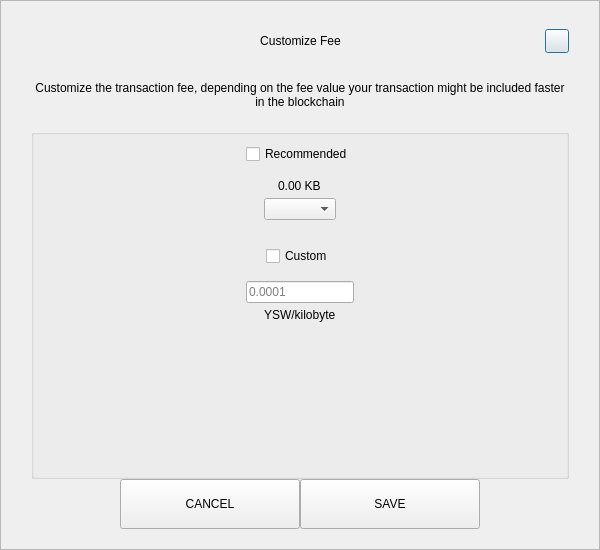
<?xml version="1.0" encoding="UTF-8"?>
<ui version="4.0">
 <class>SendCustomFeeDialog</class>
 <widget class="QDialog" name="SendCustomFeeDialog">
  <property name="geometry">
   <rect>
    <x>0</x>
    <y>0</y>
    <width>600</width>
    <height>550</height>
   </rect>
  </property>
  <property name="windowTitle">
   <string>Form</string>
  </property>
  <layout class="QVBoxLayout" name="verticalLayout_3">
   <property name="spacing">
    <number>0</number>
   </property>
   <property name="leftMargin">
    <number>0</number>
   </property>
   <property name="topMargin">
    <number>0</number>
   </property>
   <property name="rightMargin">
    <number>0</number>
   </property>
   <property name="bottomMargin">
    <number>0</number>
   </property>
   <item>
    <widget class="QFrame" name="frame">
     <property name="styleSheet">
      <string notr="true"/>
     </property>
     <property name="frameShape">
      <enum>QFrame::StyledPanel</enum>
     </property>
     <property name="frameShadow">
      <enum>QFrame::Raised</enum>
     </property>
     <layout class="QVBoxLayout" name="verticalLayout_2">
      <property name="spacing">
       <number>0</number>
      </property>
      <property name="leftMargin">
       <number>30</number>
      </property>
      <property name="topMargin">
       <number>20</number>
      </property>
      <property name="rightMargin">
       <number>30</number>
      </property>
      <property name="bottomMargin">
       <number>20</number>
      </property>
      <item>
       <layout class="QHBoxLayout" name="horizontalLayout_3">
        <property name="spacing">
         <number>0</number>
        </property>
        <item>
         <spacer name="horizontalSpacer_21">
          <property name="orientation">
           <enum>Qt::Horizontal</enum>
          </property>
          <property name="sizeHint" stdset="0">
           <size>
            <width>40</width>
            <height>20</height>
           </size>
          </property>
         </spacer>
        </item>
        <item>
         <widget class="QLabel" name="labelTitle">
          <property name="minimumSize">
           <size>
            <width>0</width>
            <height>40</height>
           </size>
          </property>
          <property name="maximumSize">
           <size>
            <width>16777215</width>
            <height>40</height>
           </size>
          </property>
          <property name="styleSheet">
           <string notr="true">padding-left:24px;</string>
          </property>
          <property name="text">
           <string>Customize Fee</string>
          </property>
          <property name="alignment">
           <set>Qt::AlignCenter</set>
          </property>
          <property name="margin">
           <number>7</number>
          </property>
         </widget>
        </item>
        <item>
         <spacer name="horizontalSpacer">
          <property name="orientation">
           <enum>Qt::Horizontal</enum>
          </property>
          <property name="sizeHint" stdset="0">
           <size>
            <width>40</width>
            <height>20</height>
           </size>
          </property>
         </spacer>
        </item>
        <item>
         <widget class="QPushButton" name="btnEsc">
          <property name="minimumSize">
           <size>
            <width>24</width>
            <height>24</height>
           </size>
          </property>
          <property name="maximumSize">
           <size>
            <width>24</width>
            <height>24</height>
           </size>
          </property>
          <property name="text">
           <string/>
          </property>
         </widget>
        </item>
       </layout>
      </item>
      <item>
       <spacer name="verticalSpacer_2">
        <property name="orientation">
         <enum>Qt::Vertical</enum>
        </property>
        <property name="sizeType">
         <enum>QSizePolicy::Fixed</enum>
        </property>
        <property name="sizeHint" stdset="0">
         <size>
          <width>20</width>
          <height>20</height>
         </size>
        </property>
       </spacer>
      </item>
      <item>
       <widget class="QLabel" name="labelMessage">
        <property name="text">
         <string>Customize the transaction fee, depending on the fee value your transaction might be included faster in the blockchain</string>
        </property>
        <property name="alignment">
         <set>Qt::AlignCenter</set>
        </property>
        <property name="wordWrap">
         <bool>true</bool>
        </property>
       </widget>
      </item>
      <item>
       <spacer name="verticalSpacer_3">
        <property name="orientation">
         <enum>Qt::Vertical</enum>
        </property>
        <property name="sizeType">
         <enum>QSizePolicy::Fixed</enum>
        </property>
        <property name="sizeHint" stdset="0">
         <size>
          <width>20</width>
          <height>20</height>
         </size>
        </property>
       </spacer>
      </item>
      <item>
       <widget class="QGroupBox" name="groupBox">
        <property name="title">
         <string/>
        </property>
        <layout class="QVBoxLayout" name="verticalLayout">
         <property name="leftMargin">
          <number>12</number>
         </property>
         <property name="rightMargin">
          <number>12</number>
         </property>
         <item>
          <layout class="QVBoxLayout" name="verticalLayout_4">
           <property name="spacing">
            <number>5</number>
           </property>
           <item alignment="Qt::AlignHCenter">
            <widget class="QCheckBox" name="checkBoxRecommended">
             <property name="text">
              <string>Recommended</string>
             </property>
            </widget>
           </item>
           <item>
            <spacer name="verticalSpacer_5">
             <property name="orientation">
              <enum>Qt::Vertical</enum>
             </property>
             <property name="sizeType">
              <enum>QSizePolicy::Fixed</enum>
             </property>
             <property name="sizeHint" stdset="0">
              <size>
               <width>20</width>
               <height>10</height>
              </size>
             </property>
            </spacer>
           </item>
           <item alignment="Qt::AlignHCenter">
            <widget class="QLabel" name="labelFee">
             <property name="text">
              <string>0.00 KB</string>
             </property>
            </widget>
           </item>
           <item alignment="Qt::AlignHCenter">
            <widget class="QComboBox" name="comboBoxRecommended"/>
           </item>
          </layout>
         </item>
         <item>
          <spacer name="verticalSpacer">
           <property name="orientation">
            <enum>Qt::Vertical</enum>
           </property>
           <property name="sizeType">
            <enum>QSizePolicy::Fixed</enum>
           </property>
           <property name="sizeHint" stdset="0">
            <size>
             <width>20</width>
             <height>20</height>
            </size>
           </property>
          </spacer>
         </item>
         <item>
          <layout class="QVBoxLayout" name="verticalLayout_5">
           <property name="spacing">
            <number>5</number>
           </property>
           <item alignment="Qt::AlignHCenter">
            <widget class="QCheckBox" name="checkBoxCustom">
             <property name="text">
              <string>Custom</string>
             </property>
            </widget>
           </item>
           <item>
            <spacer name="verticalSpacer_6">
             <property name="orientation">
              <enum>Qt::Vertical</enum>
             </property>
             <property name="sizeType">
              <enum>QSizePolicy::Fixed</enum>
             </property>
             <property name="sizeHint" stdset="0">
              <size>
               <width>20</width>
               <height>10</height>
              </size>
             </property>
            </spacer>
           </item>
           <item alignment="Qt::AlignHCenter">
            <widget class="QLineEdit" name="lineEditCustomFee">
             <property name="placeholderText">
              <string notr="true">0.0001</string>
             </property>
            </widget>
           </item>
           <item alignment="Qt::AlignHCenter">
            <widget class="QLabel" name="labelCustomFee">
             <property name="text">
              <string>YSW/kilobyte</string>
             </property>
            </widget>
           </item>
          </layout>
         </item>
         <item>
          <spacer name="verticalSpacer_4">
           <property name="orientation">
            <enum>Qt::Vertical</enum>
           </property>
           <property name="sizeHint" stdset="0">
            <size>
             <width>20</width>
             <height>40</height>
            </size>
           </property>
          </spacer>
         </item>
        </layout>
       </widget>
      </item>
      <item>
       <layout class="QHBoxLayout" name="horizontalLayout" stretch="1,2,2,1">
        <item>
         <spacer name="horizontalSpacer1">
          <property name="orientation">
           <enum>Qt::Horizontal</enum>
          </property>
          <property name="sizeHint" stdset="0">
           <size>
            <width>40</width>
            <height>20</height>
           </size>
          </property>
         </spacer>
        </item>
        <item>
         <widget class="QPushButton" name="btnCancel">
          <property name="minimumSize">
           <size>
            <width>180</width>
            <height>50</height>
           </size>
          </property>
          <property name="focusPolicy">
           <enum>Qt::NoFocus</enum>
          </property>
          <property name="text">
           <string>CANCEL</string>
          </property>
         </widget>
        </item>
        <item>
         <widget class="QPushButton" name="btnSave">
          <property name="minimumSize">
           <size>
            <width>180</width>
            <height>50</height>
           </size>
          </property>
          <property name="focusPolicy">
           <enum>Qt::NoFocus</enum>
          </property>
          <property name="text">
           <string>SAVE</string>
          </property>
         </widget>
        </item>
        <item>
         <spacer name="horizontalSpacer_2">
          <property name="orientation">
           <enum>Qt::Horizontal</enum>
          </property>
          <property name="sizeHint" stdset="0">
           <size>
            <width>40</width>
            <height>20</height>
           </size>
          </property>
         </spacer>
        </item>
       </layout>
      </item>
     </layout>
    </widget>
   </item>
  </layout>
 </widget>
 <resources/>
 <connections/>
</ui>
